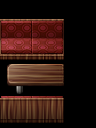

Rendered tile map (Tiled .tmx) drawn with the repository's tilesets; below, a short description and the map source with its tile grids summarised:
An orthogonal 3x4 tile map with 32x32 px tiles, 1 tile layer (statics), 2 hidden layers not drawn, 6 tilesets.

<map version="1.0" orientation="orthogonal" width="3" height="4" tilewidth="32" tileheight="32">
 <tileset firstgid="1" name="furniture-modern" tilewidth="32" tileheight="32">
  <image source="../maps/graphics/tiles/furniture-modern.png" width="512" height="512" />
 </tileset>
 <tileset firstgid="257" name="furniture-placement" tilewidth="32" tileheight="32">
  <image source="../maps/graphics/tiles/furniture-placement.png" width="64" height="64" />
  <tile id="2">
   <properties>
    <property name="constraint" value="ground" />
   </properties>
  </tile>
  <tile id="3">
   <properties>
    <property name="constraint" value="wall" />
   </properties>
  </tile>
 </tileset>
 <tileset firstgid="261" name="collision" tilewidth="32" tileheight="32">
  <image source="../maps/graphics/tiles/collision.png" width="64" height="64" />
  <tile id="0">
   <properties>
    <property name="collision" value="short" />
   </properties>
  </tile>
 </tileset>
 <tileset firstgid="265" name="furniture-lab" tilewidth="32" tileheight="32">
  <image source="../maps/graphics/tiles/furniture-lab.png" width="512" height="512" />
 </tileset>
 <tileset firstgid="521" name="future-obj3" tilewidth="32" tileheight="32">
  <image source="../image-atlases/future-obj3.png" width="512" height="512" />
 </tileset>
 <tileset firstgid="777" name="future-obj4" tilewidth="32" tileheight="32">
  <image source="../image-atlases/future-obj4.png" width="512" height="512" />
 </tileset>
 <layer name="statics" width="3" height="4">
  <data>[12 cells, 8 non-empty, 8 distinct tile ids]</data>
 </layer>
 <layer name="constraints" width="3" height="4" visible="0">
  <data>[12 cells, 4 non-empty, 1 distinct tile ids]</data>
 </layer>
 <layer name="collision" width="3" height="4" visible="0">
  <data>[12 cells, 6 non-empty, 1 distinct tile ids]</data>
 </layer>
</map>
